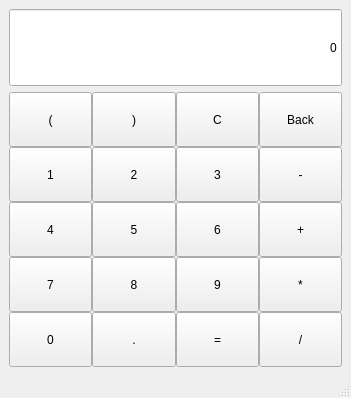
<?xml version="1.0" encoding="UTF-8"?>
<ui version="4.0">
 <class>MainWindow</class>
 <widget class="QMainWindow" name="MainWindow">
  <property name="enabled">
   <bool>true</bool>
  </property>
  <property name="geometry">
   <rect>
    <x>0</x>
    <y>0</y>
    <width>351</width>
    <height>398</height>
   </rect>
  </property>
  <property name="windowTitle">
   <string>MainWindow</string>
  </property>
  <widget class="QWidget" name="centralwidget">
   <layout class="QGridLayout" name="gridLayout_3">
    <item row="0" column="0">
     <layout class="QGridLayout" name="gridLayout">
      <property name="spacing">
       <number>1</number>
      </property>
      <item row="0" column="0">
       <widget class="QLineEdit" name="expression_line">
        <property name="enabled">
         <bool>true</bool>
        </property>
        <property name="sizePolicy">
         <sizepolicy hsizetype="Preferred" vsizetype="Preferred">
          <horstretch>0</horstretch>
          <verstretch>0</verstretch>
         </sizepolicy>
        </property>
        <property name="inputMask">
         <string/>
        </property>
        <property name="text">
         <string>0</string>
        </property>
        <property name="frame">
         <bool>true</bool>
        </property>
        <property name="alignment">
         <set>Qt::AlignRight|Qt::AlignTrailing|Qt::AlignVCenter</set>
        </property>
        <property name="readOnly">
         <bool>true</bool>
        </property>
        <property name="placeholderText">
         <string/>
        </property>
        <property name="cursorMoveStyle">
         <enum>Qt::LogicalMoveStyle</enum>
        </property>
       </widget>
      </item>
     </layout>
    </item>
    <item row="1" column="0">
     <layout class="QGridLayout" name="gridLayout_2">
      <property name="spacing">
       <number>0</number>
      </property>
      <item row="4" column="1">
       <widget class="QPushButton" name="btn_dot">
        <property name="sizePolicy">
         <sizepolicy hsizetype="Preferred" vsizetype="Preferred">
          <horstretch>0</horstretch>
          <verstretch>0</verstretch>
         </sizepolicy>
        </property>
        <property name="text">
         <string>.</string>
        </property>
       </widget>
      </item>
      <item row="3" column="0">
       <widget class="QPushButton" name="btn_7">
        <property name="sizePolicy">
         <sizepolicy hsizetype="Preferred" vsizetype="Preferred">
          <horstretch>0</horstretch>
          <verstretch>0</verstretch>
         </sizepolicy>
        </property>
        <property name="minimumSize">
         <size>
          <width>0</width>
          <height>55</height>
         </size>
        </property>
        <property name="text">
         <string>7</string>
        </property>
       </widget>
      </item>
      <item row="0" column="3">
       <widget class="QPushButton" name="btn_back">
        <property name="sizePolicy">
         <sizepolicy hsizetype="Preferred" vsizetype="Preferred">
          <horstretch>0</horstretch>
          <verstretch>0</verstretch>
         </sizepolicy>
        </property>
        <property name="text">
         <string>Back</string>
        </property>
       </widget>
      </item>
      <item row="2" column="3">
       <widget class="QPushButton" name="btn_add">
        <property name="sizePolicy">
         <sizepolicy hsizetype="Preferred" vsizetype="Preferred">
          <horstretch>0</horstretch>
          <verstretch>0</verstretch>
         </sizepolicy>
        </property>
        <property name="text">
         <string>+</string>
        </property>
       </widget>
      </item>
      <item row="0" column="0">
       <widget class="QPushButton" name="btn_left_bracket">
        <property name="sizePolicy">
         <sizepolicy hsizetype="Preferred" vsizetype="Preferred">
          <horstretch>0</horstretch>
          <verstretch>0</verstretch>
         </sizepolicy>
        </property>
        <property name="minimumSize">
         <size>
          <width>0</width>
          <height>55</height>
         </size>
        </property>
        <property name="text">
         <string>(</string>
        </property>
       </widget>
      </item>
      <item row="2" column="1">
       <widget class="QPushButton" name="btn_5">
        <property name="sizePolicy">
         <sizepolicy hsizetype="Preferred" vsizetype="Preferred">
          <horstretch>0</horstretch>
          <verstretch>0</verstretch>
         </sizepolicy>
        </property>
        <property name="text">
         <string>5</string>
        </property>
       </widget>
      </item>
      <item row="3" column="1">
       <widget class="QPushButton" name="btn_8">
        <property name="sizePolicy">
         <sizepolicy hsizetype="Preferred" vsizetype="Preferred">
          <horstretch>0</horstretch>
          <verstretch>0</verstretch>
         </sizepolicy>
        </property>
        <property name="text">
         <string>8</string>
        </property>
       </widget>
      </item>
      <item row="3" column="2">
       <widget class="QPushButton" name="btn_9">
        <property name="sizePolicy">
         <sizepolicy hsizetype="Preferred" vsizetype="Preferred">
          <horstretch>0</horstretch>
          <verstretch>0</verstretch>
         </sizepolicy>
        </property>
        <property name="text">
         <string>9</string>
        </property>
       </widget>
      </item>
      <item row="1" column="1">
       <widget class="QPushButton" name="btn_2">
        <property name="sizePolicy">
         <sizepolicy hsizetype="Preferred" vsizetype="Preferred">
          <horstretch>0</horstretch>
          <verstretch>0</verstretch>
         </sizepolicy>
        </property>
        <property name="text">
         <string>2</string>
        </property>
       </widget>
      </item>
      <item row="2" column="2">
       <widget class="QPushButton" name="btn_6">
        <property name="sizePolicy">
         <sizepolicy hsizetype="Preferred" vsizetype="Preferred">
          <horstretch>0</horstretch>
          <verstretch>0</verstretch>
         </sizepolicy>
        </property>
        <property name="text">
         <string>6</string>
        </property>
       </widget>
      </item>
      <item row="1" column="0">
       <widget class="QPushButton" name="btn_1">
        <property name="sizePolicy">
         <sizepolicy hsizetype="Preferred" vsizetype="Preferred">
          <horstretch>0</horstretch>
          <verstretch>0</verstretch>
         </sizepolicy>
        </property>
        <property name="minimumSize">
         <size>
          <width>0</width>
          <height>55</height>
         </size>
        </property>
        <property name="text">
         <string>1</string>
        </property>
       </widget>
      </item>
      <item row="4" column="0">
       <widget class="QPushButton" name="btn_0">
        <property name="sizePolicy">
         <sizepolicy hsizetype="Preferred" vsizetype="Preferred">
          <horstretch>0</horstretch>
          <verstretch>0</verstretch>
         </sizepolicy>
        </property>
        <property name="minimumSize">
         <size>
          <width>0</width>
          <height>55</height>
         </size>
        </property>
        <property name="text">
         <string>0</string>
        </property>
       </widget>
      </item>
      <item row="4" column="2">
       <widget class="QPushButton" name="btn_equal">
        <property name="sizePolicy">
         <sizepolicy hsizetype="Preferred" vsizetype="Preferred">
          <horstretch>0</horstretch>
          <verstretch>0</verstretch>
         </sizepolicy>
        </property>
        <property name="text">
         <string>=</string>
        </property>
       </widget>
      </item>
      <item row="1" column="2">
       <widget class="QPushButton" name="btn_3">
        <property name="sizePolicy">
         <sizepolicy hsizetype="Preferred" vsizetype="Preferred">
          <horstretch>0</horstretch>
          <verstretch>0</verstretch>
         </sizepolicy>
        </property>
        <property name="text">
         <string>3</string>
        </property>
       </widget>
      </item>
      <item row="1" column="3">
       <widget class="QPushButton" name="btn_sub">
        <property name="sizePolicy">
         <sizepolicy hsizetype="Preferred" vsizetype="Preferred">
          <horstretch>0</horstretch>
          <verstretch>0</verstretch>
         </sizepolicy>
        </property>
        <property name="text">
         <string>-</string>
        </property>
       </widget>
      </item>
      <item row="4" column="3">
       <widget class="QPushButton" name="btn_div">
        <property name="sizePolicy">
         <sizepolicy hsizetype="Preferred" vsizetype="Preferred">
          <horstretch>0</horstretch>
          <verstretch>0</verstretch>
         </sizepolicy>
        </property>
        <property name="text">
         <string>/</string>
        </property>
       </widget>
      </item>
      <item row="0" column="2">
       <widget class="QPushButton" name="btn_clear">
        <property name="sizePolicy">
         <sizepolicy hsizetype="Preferred" vsizetype="Preferred">
          <horstretch>0</horstretch>
          <verstretch>0</verstretch>
         </sizepolicy>
        </property>
        <property name="text">
         <string>C</string>
        </property>
       </widget>
      </item>
      <item row="3" column="3">
       <widget class="QPushButton" name="btn_mult">
        <property name="sizePolicy">
         <sizepolicy hsizetype="Preferred" vsizetype="Preferred">
          <horstretch>0</horstretch>
          <verstretch>0</verstretch>
         </sizepolicy>
        </property>
        <property name="text">
         <string>*</string>
        </property>
       </widget>
      </item>
      <item row="2" column="0">
       <widget class="QPushButton" name="btn_4">
        <property name="sizePolicy">
         <sizepolicy hsizetype="Preferred" vsizetype="Preferred">
          <horstretch>0</horstretch>
          <verstretch>0</verstretch>
         </sizepolicy>
        </property>
        <property name="minimumSize">
         <size>
          <width>0</width>
          <height>55</height>
         </size>
        </property>
        <property name="text">
         <string>4</string>
        </property>
       </widget>
      </item>
      <item row="0" column="1">
       <widget class="QPushButton" name="btn_right_bracket">
        <property name="sizePolicy">
         <sizepolicy hsizetype="Preferred" vsizetype="Preferred">
          <horstretch>0</horstretch>
          <verstretch>0</verstretch>
         </sizepolicy>
        </property>
        <property name="text">
         <string>)</string>
        </property>
       </widget>
      </item>
     </layout>
    </item>
   </layout>
  </widget>
  <widget class="QMenuBar" name="menubar">
   <property name="geometry">
    <rect>
     <x>0</x>
     <y>0</y>
     <width>351</width>
     <height>21</height>
    </rect>
   </property>
  </widget>
  <widget class="QStatusBar" name="statusbar"/>
 </widget>
 <resources/>
 <connections/>
</ui>
